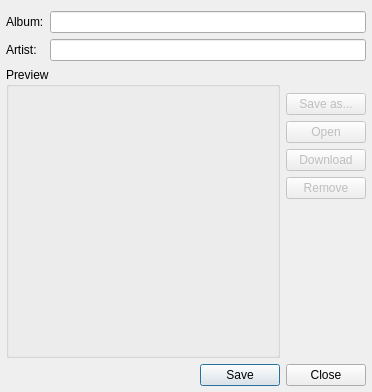
<?xml version="1.0" encoding="UTF-8"?>
<ui version="4.0">
 <class>CoverWindow</class>
 <widget class="QDialog" name="CoverWindow">
  <property name="geometry">
   <rect>
    <x>0</x>
    <y>0</y>
    <width>356</width>
    <height>389</height>
   </rect>
  </property>
  <property name="sizePolicy">
   <sizepolicy hsizetype="Expanding" vsizetype="Preferred">
    <horstretch>0</horstretch>
    <verstretch>0</verstretch>
   </sizepolicy>
  </property>
  <property name="windowTitle">
   <string>Cover Manager</string>
  </property>
  <property name="sizeGripEnabled">
   <bool>false</bool>
  </property>
  <property name="modal">
   <bool>false</bool>
  </property>
  <layout class="QGridLayout" name="gridLayout_3">
   <property name="sizeConstraint">
    <enum>QLayout::SetFixedSize</enum>
   </property>
   <property name="leftMargin">
    <number>6</number>
   </property>
   <property name="rightMargin">
    <number>6</number>
   </property>
   <property name="bottomMargin">
    <number>6</number>
   </property>
   <item row="0" column="0" colspan="2">
    <layout class="QGridLayout" name="gridLayout_2">
     <item row="0" column="0">
      <widget class="QLabel" name="label">
       <property name="text">
        <string>Album:</string>
       </property>
      </widget>
     </item>
     <item row="0" column="1">
      <widget class="QLineEdit" name="albumEdit"/>
     </item>
     <item row="1" column="0">
      <widget class="QLabel" name="label_2">
       <property name="text">
        <string>Artist:</string>
       </property>
      </widget>
     </item>
     <item row="1" column="1">
      <widget class="QLineEdit" name="artistEdit"/>
     </item>
    </layout>
   </item>
   <item row="1" column="0" colspan="2">
    <layout class="QGridLayout" name="gridLayout">
     <item row="0" column="0" rowspan="7">
      <widget class="QGroupBox" name="groupBox">
       <property name="sizePolicy">
        <sizepolicy hsizetype="Fixed" vsizetype="Preferred">
         <horstretch>0</horstretch>
         <verstretch>0</verstretch>
        </sizepolicy>
       </property>
       <property name="title">
        <string>Preview</string>
       </property>
       <layout class="QHBoxLayout" name="horizontalLayout">
        <item>
         <widget class="CoverWidget" name="coverWidget" native="true">
          <property name="sizePolicy">
           <sizepolicy hsizetype="Fixed" vsizetype="Fixed">
            <horstretch>1</horstretch>
            <verstretch>1</verstretch>
           </sizepolicy>
          </property>
          <property name="minimumSize">
           <size>
            <width>250</width>
            <height>250</height>
           </size>
          </property>
          <property name="maximumSize">
           <size>
            <width>250</width>
            <height>250</height>
           </size>
          </property>
          <property name="baseSize">
           <size>
            <width>220</width>
            <height>220</height>
           </size>
          </property>
         </widget>
        </item>
       </layout>
      </widget>
     </item>
     <item row="3" column="1">
      <widget class="QPushButton" name="openButton">
       <property name="enabled">
        <bool>false</bool>
       </property>
       <property name="text">
        <string>Open</string>
       </property>
      </widget>
     </item>
     <item row="4" column="1">
      <widget class="QPushButton" name="downloadButton">
       <property name="enabled">
        <bool>false</bool>
       </property>
       <property name="text">
        <string>Download</string>
       </property>
      </widget>
     </item>
     <item row="5" column="1">
      <widget class="QPushButton" name="removeButton">
       <property name="enabled">
        <bool>false</bool>
       </property>
       <property name="text">
        <string>Remove</string>
       </property>
      </widget>
     </item>
     <item row="6" column="1">
      <spacer name="verticalSpacer">
       <property name="orientation">
        <enum>Qt::Vertical</enum>
       </property>
       <property name="sizeHint" stdset="0">
        <size>
         <width>20</width>
         <height>40</height>
        </size>
       </property>
      </spacer>
     </item>
     <item row="1" column="1">
      <spacer name="horizontalSpacer_2">
       <property name="orientation">
        <enum>Qt::Horizontal</enum>
       </property>
       <property name="sizeHint" stdset="0">
        <size>
         <width>40</width>
         <height>20</height>
        </size>
       </property>
      </spacer>
     </item>
     <item row="2" column="1">
      <widget class="QPushButton" name="saveAsButton">
       <property name="enabled">
        <bool>false</bool>
       </property>
       <property name="text">
        <string>Save as...</string>
       </property>
      </widget>
     </item>
    </layout>
   </item>
   <item row="2" column="0">
    <spacer name="horizontalSpacer">
     <property name="orientation">
      <enum>Qt::Horizontal</enum>
     </property>
     <property name="sizeHint" stdset="0">
      <size>
       <width>128</width>
       <height>20</height>
      </size>
     </property>
    </spacer>
   </item>
   <item row="2" column="1">
    <widget class="QDialogButtonBox" name="buttonBox">
     <property name="orientation">
      <enum>Qt::Horizontal</enum>
     </property>
     <property name="standardButtons">
      <set>QDialogButtonBox::Close|QDialogButtonBox::Save</set>
     </property>
    </widget>
   </item>
  </layout>
 </widget>
 <customwidgets>
  <customwidget>
   <class>CoverWidget</class>
   <extends>QWidget</extends>
   <header>coverwidget.h</header>
   <container>1</container>
  </customwidget>
 </customwidgets>
 <resources/>
 <connections>
  <connection>
   <sender>buttonBox</sender>
   <signal>rejected()</signal>
   <receiver>CoverWindow</receiver>
   <slot>reject()</slot>
   <hints>
    <hint type="sourcelabel">
     <x>349</x>
     <y>382</y>
    </hint>
    <hint type="destinationlabel">
     <x>286</x>
     <y>274</y>
    </hint>
   </hints>
  </connection>
 </connections>
</ui>
